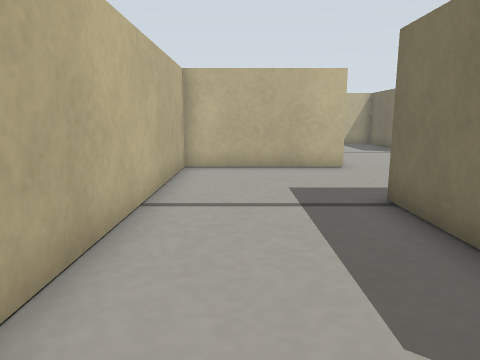
View 1 (above)

24 first-person views from a walk through a Gazebo world. The camera is 0.15 m above the floor, tilts 10° down and sees 70° across. The floor is counted in squares, 0.1 m on a side. Each view is taken from the middle of a square. On the plan, view 1 faces up. The plan holds only what a view shows up to about 16 squares ahead; the rest is blank. The place goes on beyond the plan.

View 2
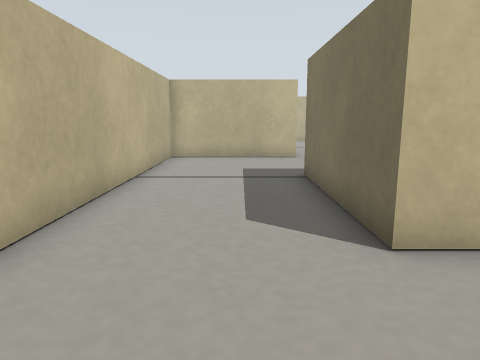

View 3
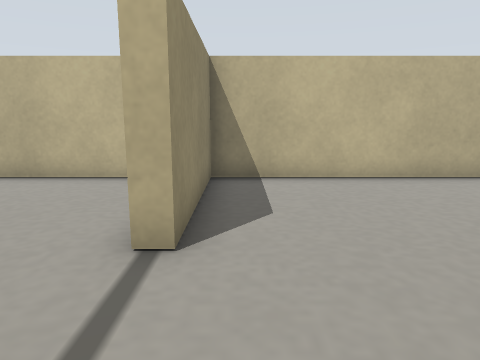

View 4
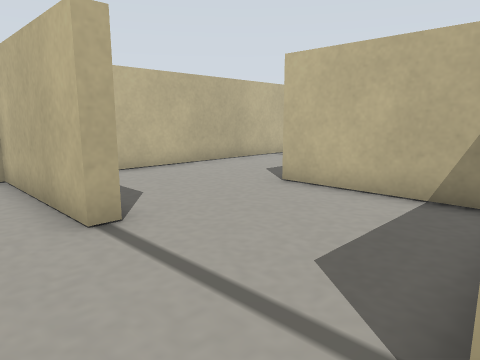

View 5
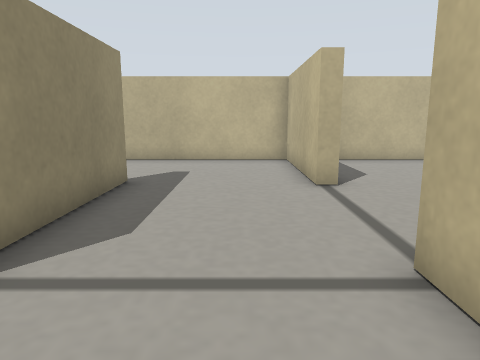

View 6
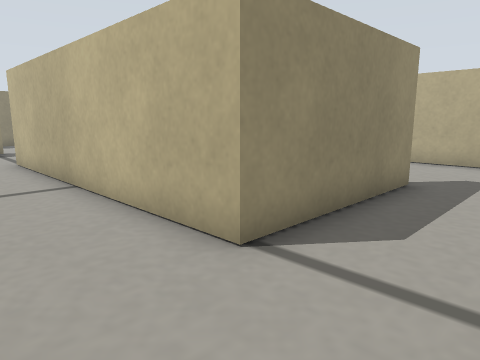

View 7
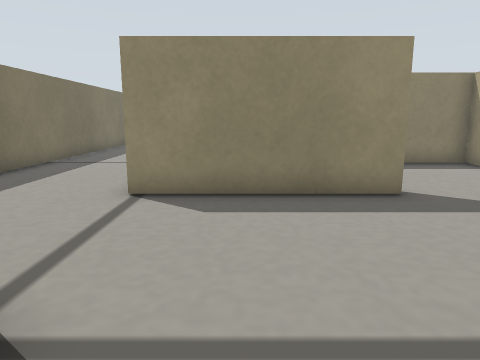

View 8
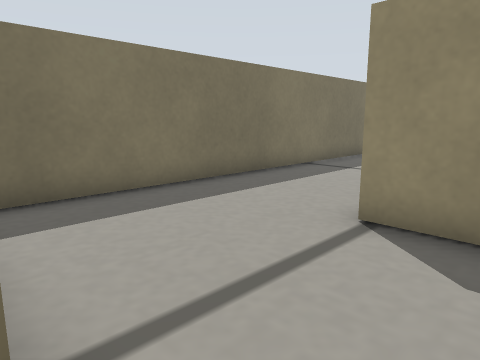

View 9
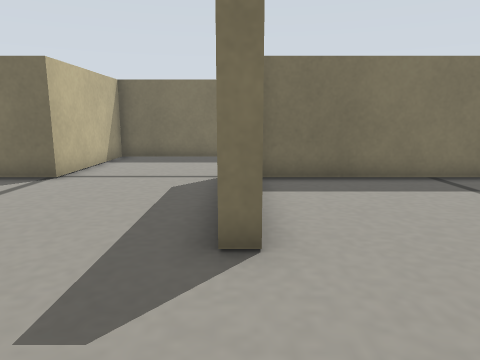

View 10
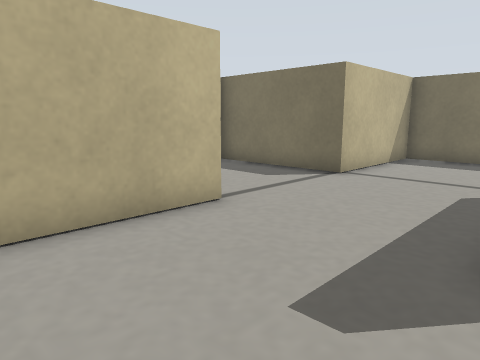

View 11
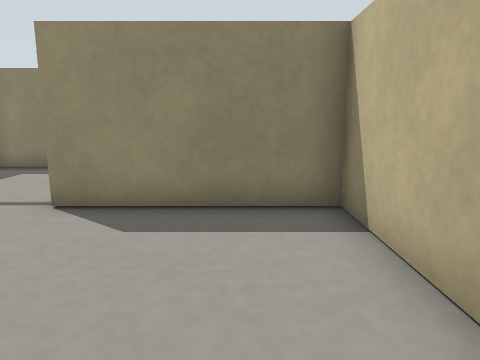

View 12
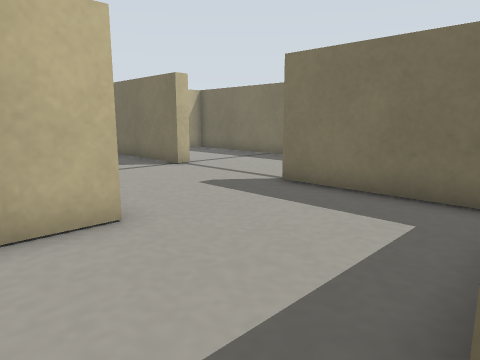

View 13
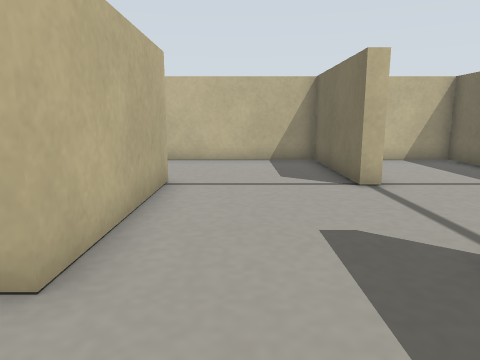

View 14
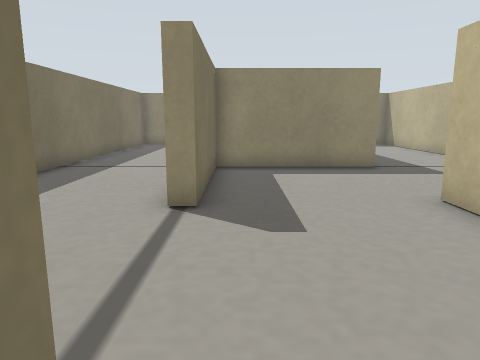

View 15
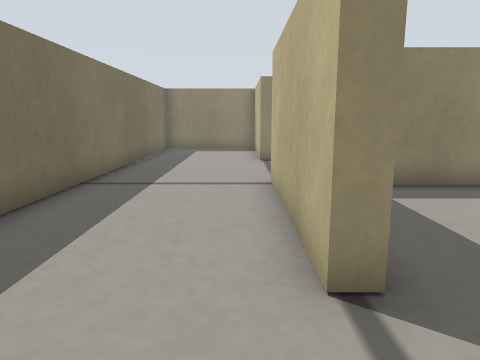

View 16
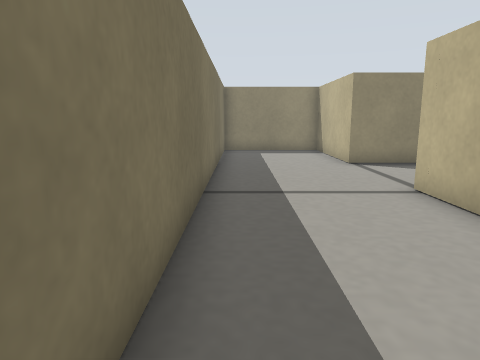

View 17
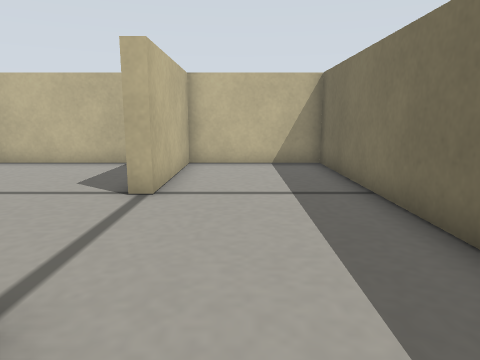

View 18
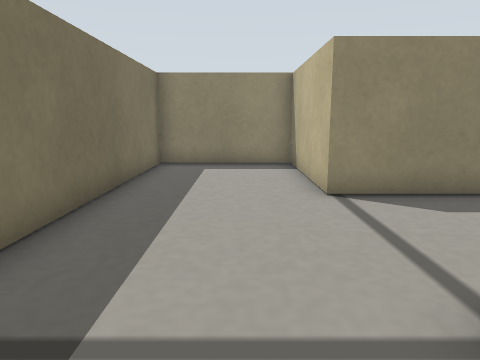

View 19
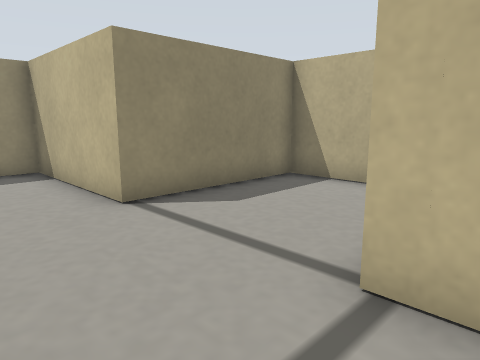

View 20
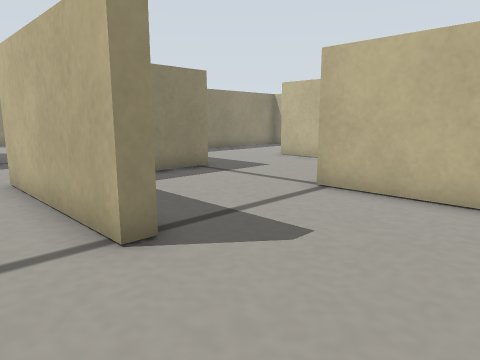

View 21
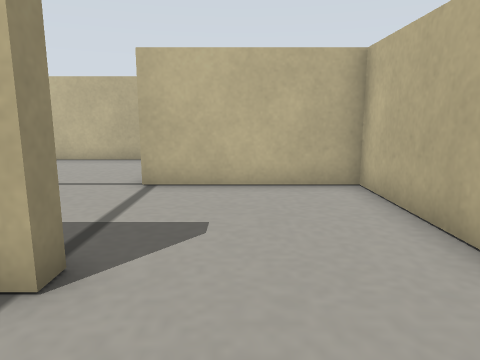

View 22
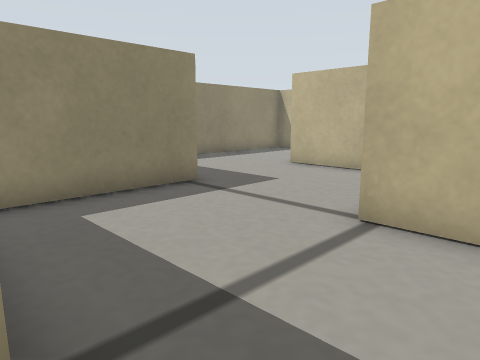

View 23
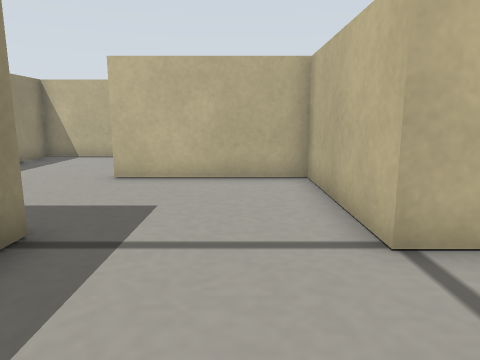

View 24
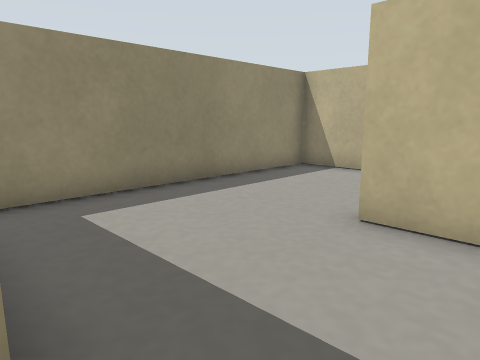

### Floor plan
Points are (right, up) in squares from view 1. A wall is a line through its corners. A room is listed if a view was taken in it or the views show most of it. See-through windows are left out.
Room 1 (views 1, 2, 12)
walls: (2.8, 0.8) (2.8, 6.3); (3.3, 10.7) (-1.7, 10.7) (-1.7, -3.7) (3.3, -3.7)
ways out: opening at (3, -1.5) to room 2; opening at (3, 8.5) to room 4
Room 2 (views 3, 7, 8)
walls: (3.3, -3.7) (3.3, -4.3); (7.8, -4.3) (7.8, 0.8) (2.8, 0.8)
ways out: opening at (3, -1.5) to room 1; opening at (5.5, -4) to room 3
Room 3 (views 4, 5, 6, 9, 10, 11)
walls: (2.8, -9.4) (2.8, -8.7) (8.2, -8.7) (8.2, -14.5); (7.8, -14.5) (7.8, -9.5); (3.3, -4.3) (-1.7, -4.3) (-1.7, -13.7) (3.2, -13.7); (12.7, -14.5) (12.7, -4.3) (7.8, -4.3)
ways out: opening at (5.5, -4) to room 2
Room 4 (view 13)
walls: (2.8, 6.3) (7.8, 6.3) (7.8, 11.3)
ways out: opening at (3, 8.5) to room 1; opening at (5.5, 11) to room 10
Room 5 (views 14, 20, 21)
walls: (7.8, 15.8) (7.8, 20.8) (3.5, 20.8)
ways out: opening at (3, 18.5) to room 7; opening at (5.5, 16) to room 10
Room 6 (views 15, 16, 17, 18, 19)
walls: (8.2, 11.3) (8.2, 5.7); (3.3, 3.5) (3.3, 1.3) (8.2, 1.3) (8.2, -3.7) (12.7, -3.7) (12.7, 20.8) (8.2, 20.8) (8.2, 15.8)
ways out: opening at (8, 13.5) to room 10
Room 7 (view 22)
walls: (2.6, 16.3) (3.3, 16.3); (3.5, 20.8) (-1.7, 20.8) (-1.7, 15.8)
ways out: opening at (3, 18.5) to room 5; opening at (0.5, 16) to room 8
Room 8 (view 23)
walls: (-1.4, 11.3) (2, 11.3)
ways out: opening at (0.5, 16) to room 7; opening at (-2, 13.5) to room 9
Room 9 (view 24)
walls: (-2.4, 11.3) (-1.4, 11.3); (-1.7, 15.8) (-6.8, 15.8) (-6.8, 10.8)
ways out: opening at (-2, 13.5) to room 8; opening at (-4.5, 11) to room 12
Room 10 (no view inside)
walls: (7.8, 11.3) (8.2, 11.3); (8.2, 15.8) (7.8, 15.8); (3.3, 16.3) (3.3, 10.7)
ways out: opening at (5.5, 11) to room 4; opening at (5.5, 16) to room 5; opening at (8, 13.5) to room 6
Room 11 (no view inside)
walls: (-11.8, 9) (-11.8, 6.3) (-6.4, 6.3)
ways out: opening at (-7, 8.5) to room 12
Room 12 (no view inside)
walls: (-6.4, 6.3) (-3, 6.3)
ways out: opening at (-4.5, 11) to room 9; opening at (-7, 8.5) to room 11

Positions as (right, up) in squares from view 1, and headings:
1: (0, 0), facing up
2: (1, -3), facing up
3: (7, -3), facing left
4: (8, -6), facing up-left
5: (11, -6), facing left
6: (11, -6), facing down-left
7: (6, -2), facing down
8: (6, -4), facing down-right
9: (-1, -9), facing right
10: (-1, -9), facing up-right
11: (0, -8), facing down
12: (1, 6), facing up-right
13: (5, 8), facing up
14: (7, 17), facing down
15: (9, 14), facing down
16: (12, 13), facing down
17: (10, 9), facing up
18: (10, 8), facing down
19: (11, 7), facing down-left
20: (5, 20), facing down-left
21: (6, 18), facing left
22: (3, 18), facing down-left
23: (2, 14), facing left
24: (-2, 13), facing down-left
